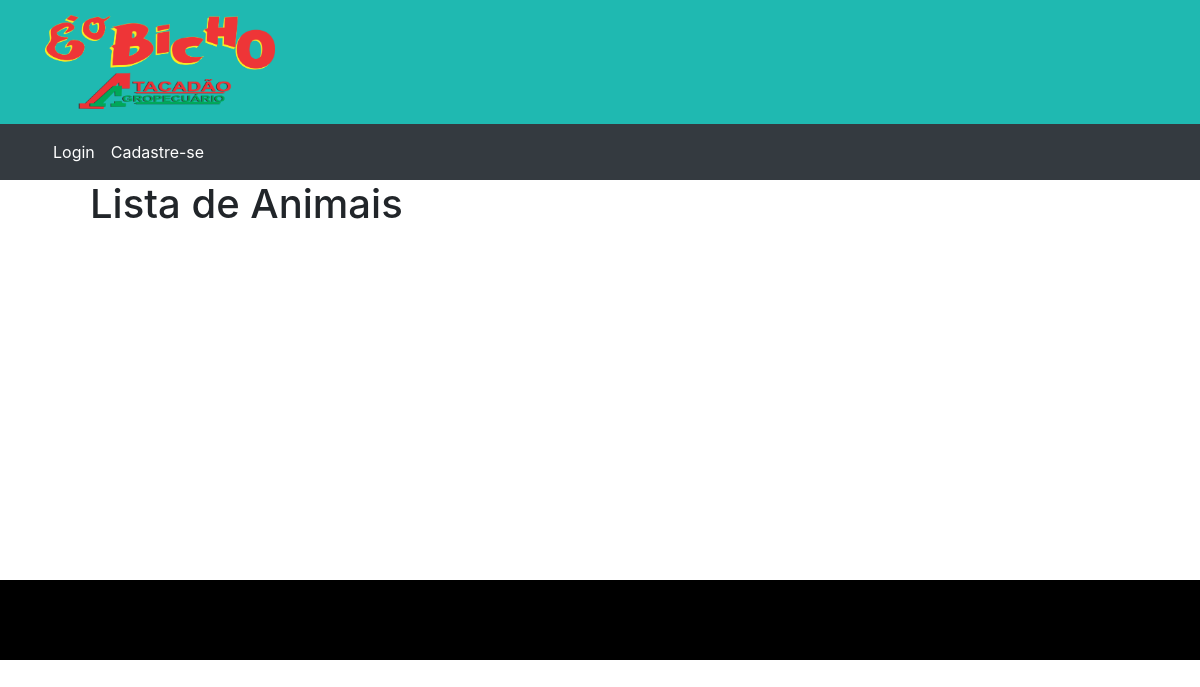
The app's page /list, older data.
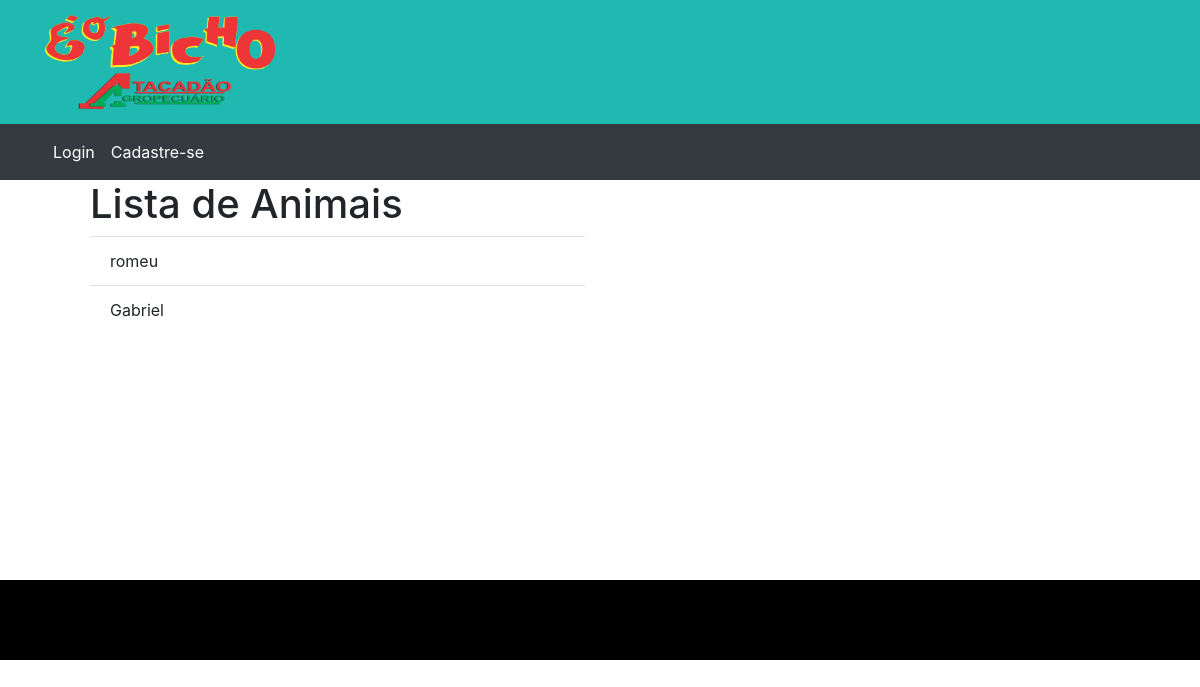
The same page, newer data.
### pet/models.py (models this page shows, shortened)
class formPet(models.Model):
	nome = models.CharField(max_length=150)
	apelido = models.CharField(max_length=30)
	aniversario = models.DateTimeField(blank=True, null=True)
	idade = models.IntegerField()
	peso = models.IntegerField()
	tamanho = models.IntegerField()
	especie = models.CharField(max_length=3, choices=ESPECIE_CHOICES)
	racaCachorro = models.CharField(max_length=3, choices=RACA_CACHORRO)
	temperamento = models.CharField(max_length=3, choices=TEMPERAMENTO_CHOICES)
	pelagem = models.CharField(max_length=2, choices=PELAGEM_CHOICES)
	coloracao = models.CharField(max_length=10, choices=COLORACAO_CHOICES)
	tamanho = models.IntegerField()
	caracteristicas = models.CharField(max_length=200)

### pet/views.py (the view)
# urls.py: path('list', views.listPet.as_view(), name="lista_pets"),
class listPet(ListView):
    model = formPet
    queryset = formPet.objects.all()

### pet/templates/pet/formpet_list.html (shortened to what this page needs)
{% extends 'base.html' %}
{% block content %}
{% load crispy_forms_tags %}
<div class="container">
	<form class="col-lg-6 mb-3">
		<h1 class="">Lista de Animais</h1>
	        <ul class="list-group list-group-flush">
	            {% for pet in object_list %}
	            <li class="list-group-item">{{ pet.nome }}</li>
	            {% endfor %}
	        </ul>
	</form>
</div>
{% endblock %}

Row changes from the older to the newer data that the page shows:
added formPet: nome "romeu"
added formPet: nome "Gabriel"
